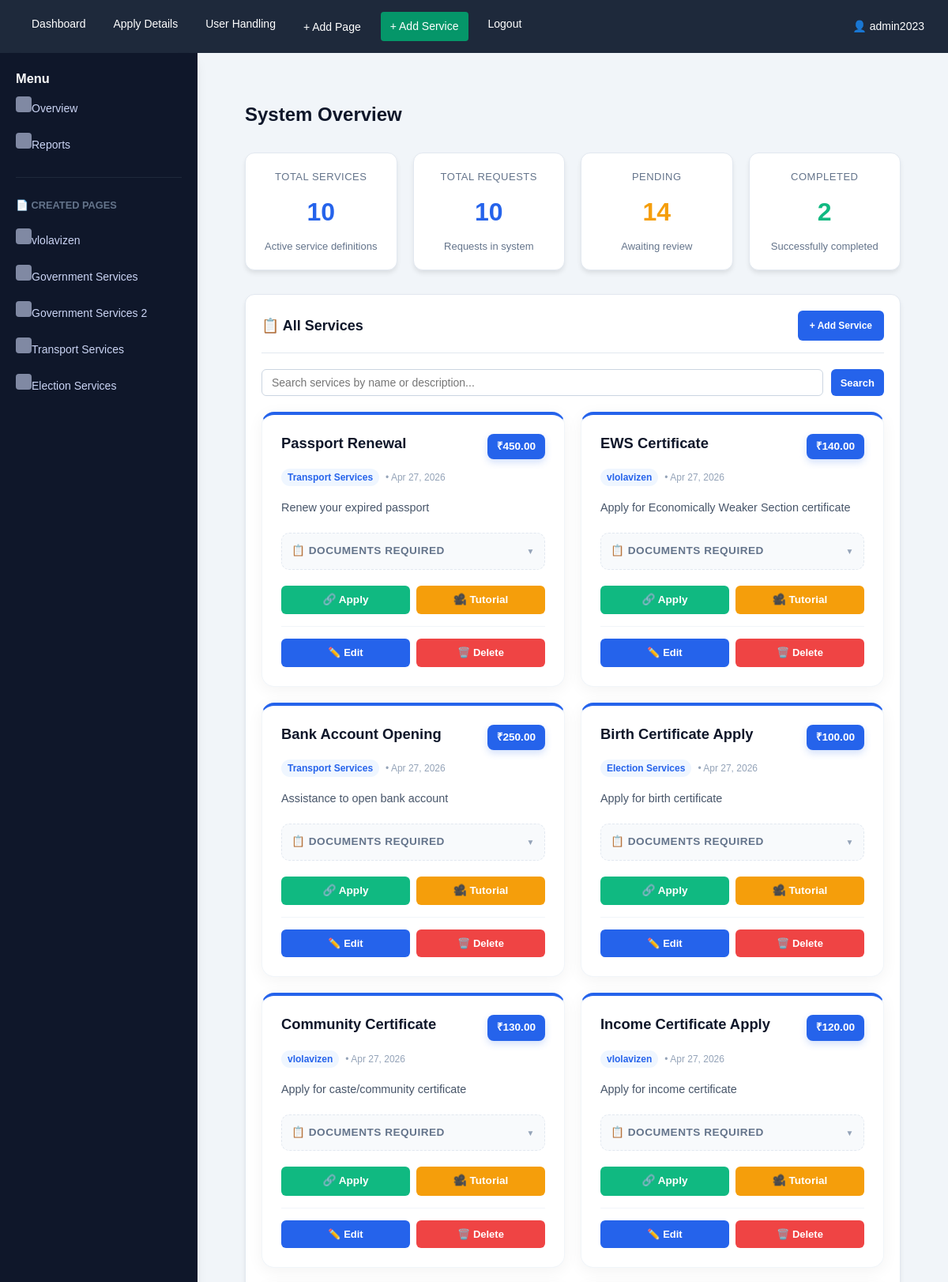
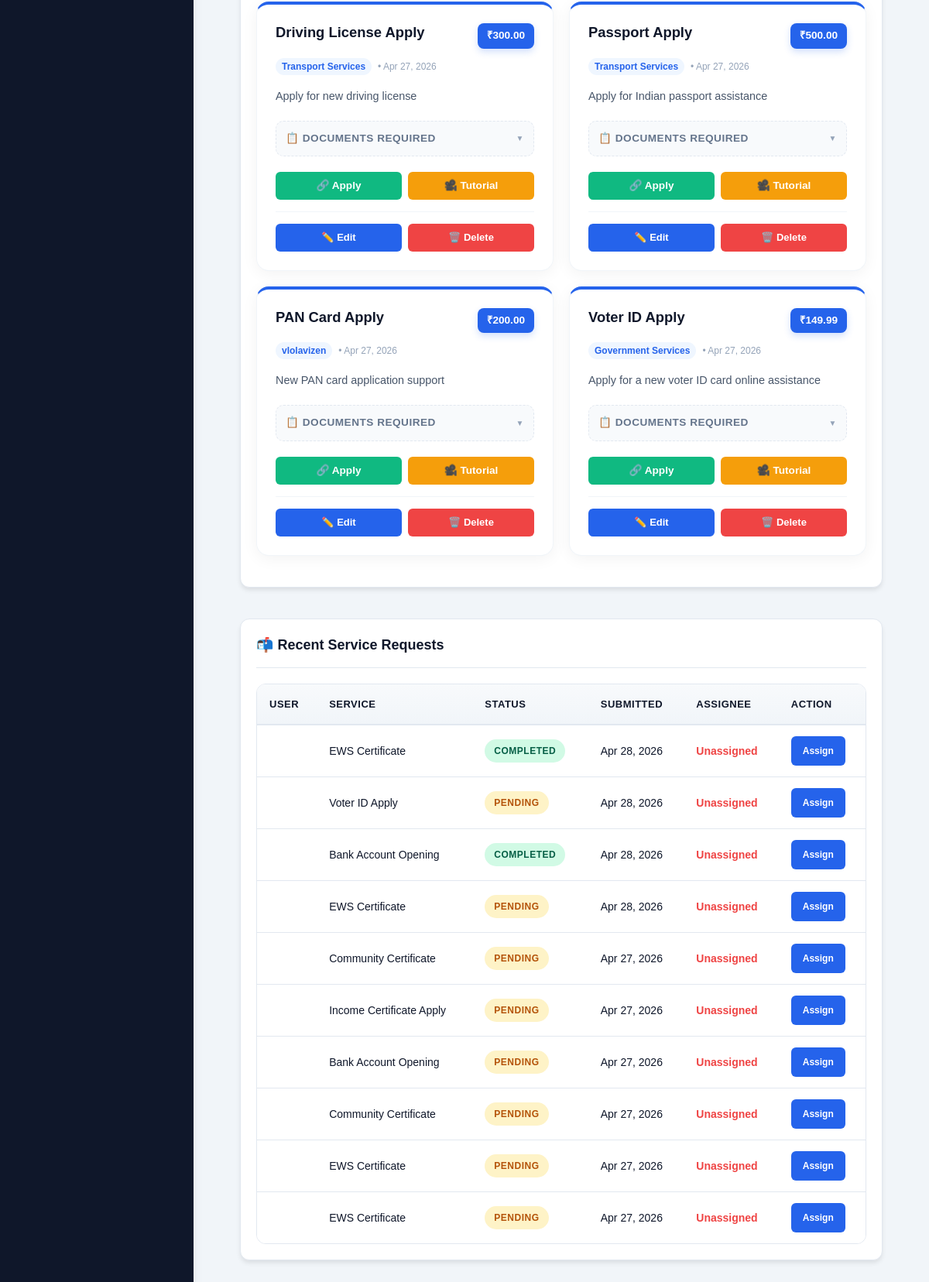
/adminsite/dashboard/ (signed in), run on the app's committed database (2 pictures, top to bottom).
### services/models.py (models this page shows, shortened)
class User(AbstractUser):
    ROLE_CHOICES = [
        ('ADMIN', 'Admin'),
        ('AGENT1', 'Agent1'),
        ('AGENT2', 'Agent2'),
        ('USER', 'User'),
    ]
    role = models.CharField(max_length=10, choices=ROLE_CHOICES, default='USER')
    mobile = models.CharField(max_length=15, blank=True, null=True)

class Page(models.Model):
    title = models.CharField(max_length=100)
    description = models.TextField()
    created_at = models.DateTimeField(auto_now_add=True)

class Service(models.Model):
    name = models.CharField(max_length=100)
    description = models.TextField()
    charges = models.DecimalField(max_digits=10, decimal_places=2, default=0.00, help_text="Service charges amount")
    documents_required = models.TextField(blank=True, help_text="List of required documents")
    tutorial_link = models.URLField(blank=True, help_text="YouTube or tutorial video link")
    apply_link = models.URLField(blank=True, help_text="Link to apply for this service")
    page = models.ForeignKey('Page', on_delete=models.SET_NULL, null=True, blank=True, related_name='services', help_text="Assign to a specific page")
    created_at = models.DateTimeField(auto_now_add=True)

class ServiceRequest(models.Model):
    STATUS_CHOICES = [
        ('Pending', 'Pending'),
        ('Under Review', 'Under Review'),
        ('In Progress', 'In Progress'),
        ('Approved', 'Approved'),
        ('Rejected', 'Rejected'),
        ('Completed', 'Completed'),
    ]
    user = models.ForeignKey(User, on_delete=models.CASCADE)
    service = models.ForeignKey(Service, on_delete=models.CASCADE)
    full_name = models.CharField(max_length=100, blank=True)
    dob = models.DateField(null=True, blank=True)
    email = models.EmailField(blank=True)
    address = models.TextField(blank=True)
    mobile = models.CharField(max_length=15, blank=True)
    aadhaar_number = models.CharField(max_length=12, blank=True)
    photo = models.FileField(upload_to='requests/photos/', null=True, blank=True)
    aadhaar_card = models.FileField(upload_to='requests/aadhaar/', null=True, blank=True)
    pan_card = models.FileField(upload_to='requests/pan/', null=True, blank=True)
    signature = models.FileField(upload_to='requests/signatures/', null=True, blank=True)
    address_proof = models.FileField(upload_to='requests/address_proof/', null=True, blank=True)
    dynamic_documents = models.JSONField(default=dict, blank=True)
    description = models.TextField(blank=True)
    completed_file = models.FileField(upload_to='requests/completed/', null=True, blank=True)
    status = models.CharField(max_length=20, choices=STATUS_CHOICES, default='Pending')
    assigned_to = models.ForeignKey(User, on_delete=models.SET_NULL, null=True, blank=True, related_name='assigned_requests')
    created_at = models.DateTimeField(auto_now_add=True)
    remarks = models.TextField(blank=True)

### services/views.py (the view)
# urls.py: path('adminsite/dashboard/', views.admin_dashboard, name='admin_dashboard'),
@login_required
@role_required(['ADMIN'])
def admin_dashboard(request):
    services = Service.objects.all().order_by('-id')
    all_requests = ServiceRequest.objects.all().order_by('-created_at')
    pages = Page.objects.all()
    search_query = request.GET.get('search_services')
    if search_query:
        services = services.filter(Q(name__icontains=search_query) | Q(description__icontains=search_query))
    context = {
        'services': services,
        'requests': all_requests[:10],  # Show latest 10 requests
        'total_services': services.count(),
        'total_requests': all_requests.count(),
        'total_users': User.objects.count(),
        'pending_count': all_requests.filter(status='Pending').count(),
        'completed_count': all_requests.filter(status='Completed').count(),
        'search_query_services': search_query, # Pass back for input value
        'pages': pages,
    }
    return render(request, 'admin-site/admin-dashboard.html', context)

### services/templates/admin-site/admin-dashboard.html (shortened to what this page needs)
{% extends 'admin-site/admin_base.html' %}
{% block content %}
        <div class="page-content">
            <h2 style="font-size: 24px; font-weight: 700; margin-bottom: 30px; color: #0f172a;">System Overview</h2>
            <div class="stats-container">
                <div class="stat-card">
                    <div class="stat-label">Total Services</div>
                    <div class="stat-value">{{ services.count }}</div>
                    <p style="color: #64748b; font-size: 13px; margin: 0;">Active service definitions</p>
                </div>
                <div class="stat-card">
                    <div class="stat-label">Total Requests</div>
                    <div class="stat-value">{{ requests.count }}</div>
                    <p style="color: #64748b; font-size: 13px; margin: 0;">Requests in system</p>
                </div>
                <div class="stat-card">
                    <div class="stat-label">Pending</div>
                    <div class="stat-value" style="color: #f59e0b;">{{ pending_count|default:'0' }}</div>
                    <p style="color: #64748b; font-size: 13px; margin: 0;">Awaiting review</p>
                </div>
                <div class="stat-card">
                    <div class="stat-label">Completed</div>
                    <div class="stat-value" style="color: #10b981;">{{ completed_count|default:'0' }}</div>
                    <p style="color: #64748b; font-size: 13px; margin: 0;">Successfully completed</p>
                </div>
            </div>
            <div class="card">
                <div class="card-header">
                    <h2 class="card-title">📋 All Services</h2>
                    <a href="{% url 'add_service' %}" class="btn btn-primary btn-sm" style="text-decoration: none;">+ Add Service</a>
                </div>
                <div style="margin-bottom: 20px; display: flex; gap: 10px; align-items: center;">
                    <form method="get" action="{% url 'admin_dashboard' %}" style="display: flex; gap: 10px; width: 100%;">
                        <input type="text" name="search_services" placeholder="Search services by name or description..."
                               value="{{ search_query_services|default:'' }}"
                               style="flex-grow: 1; padding: 8px 12px; border: 1px solid #cbd5e1; border-radius: 6px;">
                        <button type="submit" class="btn btn-small" style="background-color: #2563eb;">Search</button>
                    </form>
                </div>
                {% if services %}
                <div style="display: grid; grid-template-columns: repeat(auto-fill, minmax(300px, 1fr)); gap: 20px; margin-bottom: 20px;">
                    {% for service in services %}
                    <div style="background: white; border-radius: 16px; padding: 24px; box-shadow: 0 4px 20px rgba(0,0,0,0.05); border: 1px solid #f1f5f9; border-top: 4px solid #2563eb; display: flex; flex-direction: column; transition: all 0.3s cubic-bezier(0.4, 0, 0.2, 1);"
                         onmouseover="this.style.transform='translateY(-8px)'; this.style.boxShadow='0 20px 25px -5px rgba(0, 0, 0, 0.1), 0 10px 10px -5px rgba(0, 0, 0, 0.04)';"
                         onmouseout="this.style.transform='translateY(0)'; this.style.boxShadow='0 4px 20px rgba(0,0,0,0.05)';">
                        <div style="display: flex; justify-content: space-between; align-items: flex-start; margin-bottom: 12px;">
                            <h3 style="margin: 0; color: #0f172a; font-size: 1.15rem; font-weight: 800; line-height: 1.3;">{{ service.name }}</h3>
                            <span style="background: #2563eb; color: white; font-weight: 700; padding: 6px 12px; border-radius: 8px; font-size: 0.85rem; box-shadow: 0 4px 10px rgba(37, 99, 235, 0.2);">₹{{ service.charges }}</span>
                        </div>
                        <div style="display: flex; align-items: center; gap: 8px; margin-bottom: 16px;">
                            <span style="font-size: 0.75rem; color: #2563eb; background: #eff6ff; padding: 2px 8px; border-radius: 20px; font-weight: 600;">{{ service.page.title|default:"General" }}</span>
                            <span style="font-size: 0.75rem; color: #94a3b8;">• {{ service.created_at|date:"M d, Y" }}</span>
                        </div>
                        <p style="color: #475569; font-size: 0.9rem; line-height: 1.6; margin-bottom: 20px; flex-grow: 1;">{{ service.description|truncatewords:20 }}</p>
                        {% if service.documents_required %}
                        <details style="background: #f8fafc; padding: 12px; border-radius: 10px; margin-bottom: 20px; border: 1px dashed #e2e8f0; cursor: pointer; transition: all 0.3s;">
                            <summary style="font-size: 0.85rem; color: #64748b; text-transform: uppercase; letter-spacing: 0.5px; font-weight: 700; list-style: none; display: flex; justify-content: space-between; align-items: center;">
                                <span>📋 Documents Required</span>
                                <span style="font-size: 10px; color: #94a3b8;">▼</span>
                            </summary>
                        </details>
                        {% endif %}
                        <div style="display: flex; gap: 8px; margin-bottom: 15px;">
                            {% if service.apply_link %}<a href="{{ service.apply_link }}" target="_blank" style="flex: 1; text-align: center; background: #10b981; color: white; text-decoration: none; padding: 8px; border-radius: 6px; font-size: 0.85rem; font-weight: 600;">🔗 Apply</a>{% endif %}
                            {% if service.tutorial_link %}<a href="{{ service.tutorial_link }}" target="_blank" style="flex: 1; text-align: center; background: #f59e0b; color: white; text-decoration: none; padding: 8px; border-radius: 6px; font-size: 0.85rem; font-weight: 600;">🎥 Tutorial</a>{% endif %}
                        </div>
                        <div style="display: flex; gap: 8px; border-top: 1px solid #f1f5f9; padding-top: 15px;">
                            <a href="{% url 'edit_service' service.id %}" class="btn" style="background: #2563eb; color: white; text-decoration: none; font-size: 13px; padding: 8px 12px; flex: 1; text-align: center;">✏️ Edit</a>
                            <a href="{% url 'delete_service' service.id %}" class="btn" style="background: #ef4444; color: white; text-decoration: none; font-size: 13px; padding: 8px 12px; flex: 1; text-align: center;" onclick="return confirm('Are you sure?');">🗑️ Delete</a>
                        </div>
                    </div>
                    {% endfor %}
                </div>
                {% endif %}
            </div>
            <div class="card" style="margin-top: 40px;">
                <div class="card-header">
                    <h2 class="card-title">📬 Recent Service Requests</h2>
                </div>
                <div class="table-wrapper">
                    <table>
                        <thead>
                            <tr>
                                <th>User</th>
                                <th>Service</th>
                                <th>Status</th>
                                <th>Submitted</th>
                                <th>Assignee</th>
                                <th>Action</th>
                            </tr>
                        </thead>
                        <tbody>
                            {% for request in requests %}
                            <tr>
                                <td><strong>{{ request.user.get_full_name }}</strong></td>
                                <td>{{ request.service.name }}</td>
                                <td><span class="badge status-{{ request.status|lower|slugify }}">{{ request.status }}</span></td>
                                <td>{{ request.created_at|date:'M d, Y' }}</td>
                                <td>{% if request.assigned_to %}{{ request.assigned_to.first_name }}{% else %}<span style="color: #ef4444; font-weight: 600;">Unassigned</span>{% endif %}</td>
                                <td>
                                    {% if not request.assigned_to %}
                                        <a href="{% url 'assign_request' request.id %}" class="btn btn-primary btn-sm" style="text-decoration: none;">Assign</a>
                                    {% else %}
                                        <span style="color: #10b981; font-weight: 600;">✓ Assigned</span>
                                    {% endif %}
                                </td>
                            </tr>
                            {% empty %}
                            <tr>
                                <td colspan="6" style="text-align: center; padding: 30px; color: #64748b;">No requests found.</td>
                            </tr>
                            {% endfor %}
                        </tbody>
                    </table>
                </div>
            </div>
        </div>
{% endblock %}

### services/templates/admin-site/admin_base.html (shortened to what this page needs)
{% load static %}
<!DOCTYPE html>
<html lang="en">
<head>
    <link rel="stylesheet" href="{% static 'services/css/style.css' %}">
</head>
<body>
<div class="top-navbar">
    <div class="nav-links">
        <a href="{% url 'admin_dashboard' %}">Dashboard</a>
        <a href="{% url 'apply_details' %}">Apply Details</a>
        <a href="{% url 'user_details' %}">User Handling</a>
        <button onclick="document.getElementById('addPageModal').classList.add('show')">+ Add Page</button>
        <a href="{% url 'add_service' %}"  style="background: #059669; padding: 8px 12px; border: none; color: white; border-radius: 4px; cursor: pointer;">+ Add Service</a>
        <a href="{% url 'admin_login' %}">Logout</a>
    </div>
    <div style="white-space: nowrap;">
        👤 {{ user.username }}
    </div>
</div>
<div class="dashboard-container">
    <aside class="sidebar">
        <h3>Menu</h3>
        {% if request.resolver_match.url_name == 'admin_dashboard' %}
        <div class="sidebar-menu">
            <a href="#">Overview</a>
            <a href="#">Reports</a>
        </div>
        {% endif %}
        <div class="sidebar-menu" style="margin-top: 20px; border-top: 1px solid #1e293b; padding-top: 10px;">
            <h4>📄 Created Pages</h4>
            {% if pages %}
                {% for p in pages %}
                    <a href="{% url 'view_custom_page' p.id %}">{{ p.title }}</a>
                {% endfor %}
            {% else %}
                <p style="color: #64748b; font-size: 13px; margin: 5px 0;">No pages created yet</p>
            {% endif %}
        </div>
    </aside>
    <div class="main-content">
        {% block content %}{% endblock %}
    </div>
</div>
</body>
</html>

### data on the page
User: username "admin2023"
Page: title "vlolavizen"
Page: title "Government Services"
Page: title "Government Services 2"
Page: title "Transport Services"
Page: title "Election Services"
Service: name "Passport Renewal", charges "450.00", page "Transport Services", created_at "Apr 27, 2026", description "Renew your expired passport"
Service: name "EWS Certificate", charges "140.00", page "vlolavizen", created_at "Apr 27, 2026", description "Apply for Economically Weaker Section certificate"
Service: name "Bank Account Opening", charges "250.00", page "Transport Services", created_at "Apr 27, 2026", description "Assistance to open bank account"
Service: name "Birth Certificate Apply", charges "100.00", page "Election Services", created_at "Apr 27, 2026", description "Apply for birth certificate"
Service: name "Community Certificate", charges "130.00", page "vlolavizen", created_at "Apr 27, 2026", description "Apply for caste/community certificate"
Service: name "Income Certificate Apply", charges "120.00", page "vlolavizen", created_at "Apr 27, 2026", description "Apply for income certificate"
Service: name "Driving License Apply", charges "300.00", page "Transport Services", created_at "Apr 27, 2026", description "Apply for new driving license"
Service: name "Passport Apply", charges "500.00", page "Transport Services", created_at "Apr 27, 2026", description "Apply for Indian passport assistance"
Service: name "PAN Card Apply", charges "200.00", page "vlolavizen", created_at "Apr 27, 2026", description "New PAN card application support"
Service: name "Voter ID Apply", charges "149.99", page "Government Services", created_at "Apr 27, 2026", description "Apply for a new voter ID card online assistance"
ServiceRequest: service.name "EWS Certificate", status "COMPLETED", created_at "Apr 28, 2026", shows "Unassigned", shows "Assign"
ServiceRequest: service.name "Voter ID Apply", status "PENDING", created_at "Apr 28, 2026", shows "Unassigned", shows "Assign"
ServiceRequest: service.name "Bank Account Opening", status "COMPLETED", created_at "Apr 28, 2026", shows "Unassigned", shows "Assign"
ServiceRequest: service.name "EWS Certificate", status "PENDING", created_at "Apr 28, 2026", shows "Unassigned", shows "Assign"
ServiceRequest: service.name "Community Certificate", status "PENDING", created_at "Apr 27, 2026", shows "Unassigned", shows "Assign"
ServiceRequest: service.name "Income Certificate Apply", status "PENDING", created_at "Apr 27, 2026", shows "Unassigned", shows "Assign"
ServiceRequest: service.name "Bank Account Opening", status "PENDING", created_at "Apr 27, 2026", shows "Unassigned", shows "Assign"
ServiceRequest: service.name "Community Certificate", status "PENDING", created_at "Apr 27, 2026", shows "Unassigned", shows "Assign"
ServiceRequest: service.name "EWS Certificate", status "PENDING", created_at "Apr 27, 2026", shows "Unassigned", shows "Assign"
ServiceRequest: service.name "EWS Certificate", status "PENDING", created_at "Apr 27, 2026", shows "Unassigned", shows "Assign"

### other printed values
{{ services.count }} "10"
{{ requests.count }} "10"
{{ pending_count|default:'0' }} "14"
{{ completed_count|default:'0' }} "2"
